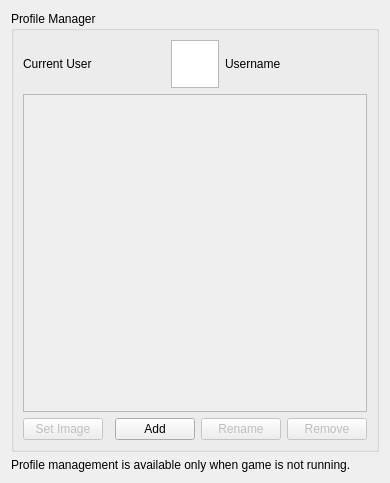
<?xml version="1.0" encoding="UTF-8"?>
<ui version="4.0">
 <class>ConfigureProfileManager</class>
 <widget class="QWidget" name="ConfigureProfileManager">
  <property name="geometry">
   <rect>
    <x>0</x>
    <y>0</y>
    <width>390</width>
    <height>483</height>
   </rect>
  </property>
  <property name="windowTitle">
   <string>Form</string>
  </property>
  <property name="accessibleName">
   <string>Profiles</string>
  </property>
  <layout class="QHBoxLayout" name="horizontalLayout">
   <item>
    <layout class="QVBoxLayout" name="verticalLayout">
     <item>
      <widget class="QGroupBox" name="gridGroupBox">
       <property name="title">
        <string>Profile Manager</string>
       </property>
       <layout class="QGridLayout" name="gridLayout_2">
        <property name="sizeConstraint">
         <enum>QLayout::SetNoConstraint</enum>
        </property>
        <item row="0" column="0">
         <layout class="QHBoxLayout" name="horizontalLayout_2">
          <item>
           <widget class="QLabel" name="label">
            <property name="sizePolicy">
             <sizepolicy hsizetype="Preferred" vsizetype="Minimum">
              <horstretch>0</horstretch>
              <verstretch>0</verstretch>
             </sizepolicy>
            </property>
            <property name="text">
             <string>Current User</string>
            </property>
           </widget>
          </item>
          <item>
           <widget class="QGraphicsView" name="current_user_icon">
            <property name="minimumSize">
             <size>
              <width>48</width>
              <height>48</height>
             </size>
            </property>
            <property name="maximumSize">
             <size>
              <width>48</width>
              <height>48</height>
             </size>
            </property>
            <property name="verticalScrollBarPolicy">
             <enum>Qt::ScrollBarAlwaysOff</enum>
            </property>
            <property name="horizontalScrollBarPolicy">
             <enum>Qt::ScrollBarAlwaysOff</enum>
            </property>
            <property name="interactive">
             <bool>false</bool>
            </property>
           </widget>
          </item>
          <item>
           <widget class="QLabel" name="current_user_username">
            <property name="sizePolicy">
             <sizepolicy hsizetype="Preferred" vsizetype="Minimum">
              <horstretch>0</horstretch>
              <verstretch>0</verstretch>
             </sizepolicy>
            </property>
            <property name="text">
             <string>Username</string>
            </property>
           </widget>
          </item>
         </layout>
        </item>
        <item row="1" column="0">
         <widget class="QScrollArea" name="scrollArea">
          <property name="sizePolicy">
           <sizepolicy hsizetype="Expanding" vsizetype="Expanding">
            <horstretch>0</horstretch>
            <verstretch>0</verstretch>
           </sizepolicy>
          </property>
          <property name="frameShape">
           <enum>QFrame::StyledPanel</enum>
          </property>
          <property name="widgetResizable">
           <bool>false</bool>
          </property>
         </widget>
        </item>
        <item row="2" column="0">
         <layout class="QHBoxLayout" name="horizontalLayout_3">
          <item>
           <widget class="QPushButton" name="pm_set_image">
            <property name="enabled">
             <bool>false</bool>
            </property>
            <property name="text">
             <string>Set Image</string>
            </property>
           </widget>
          </item>
          <item>
           <spacer name="horizontalSpacer">
            <property name="orientation">
             <enum>Qt::Horizontal</enum>
            </property>
            <property name="sizeHint" stdset="0">
             <size>
              <width>40</width>
              <height>20</height>
             </size>
            </property>
           </spacer>
          </item>
          <item>
           <widget class="QPushButton" name="pm_add">
            <property name="text">
             <string>Add</string>
            </property>
           </widget>
          </item>
          <item>
           <widget class="QPushButton" name="pm_rename">
            <property name="enabled">
             <bool>false</bool>
            </property>
            <property name="text">
             <string>Rename</string>
            </property>
           </widget>
          </item>
          <item>
           <widget class="QPushButton" name="pm_remove">
            <property name="enabled">
             <bool>false</bool>
            </property>
            <property name="text">
             <string>Remove</string>
            </property>
           </widget>
          </item>
         </layout>
        </item>
       </layout>
      </widget>
     </item>
     <item>
      <widget class="QLabel" name="label_disable_info">
       <property name="text">
        <string>Profile management is available only when game is not running.</string>
       </property>
       <property name="wordWrap">
        <bool>true</bool>
       </property>
      </widget>
     </item>
    </layout>
   </item>
  </layout>
 </widget>
 <resources/>
 <connections/>
</ui>
